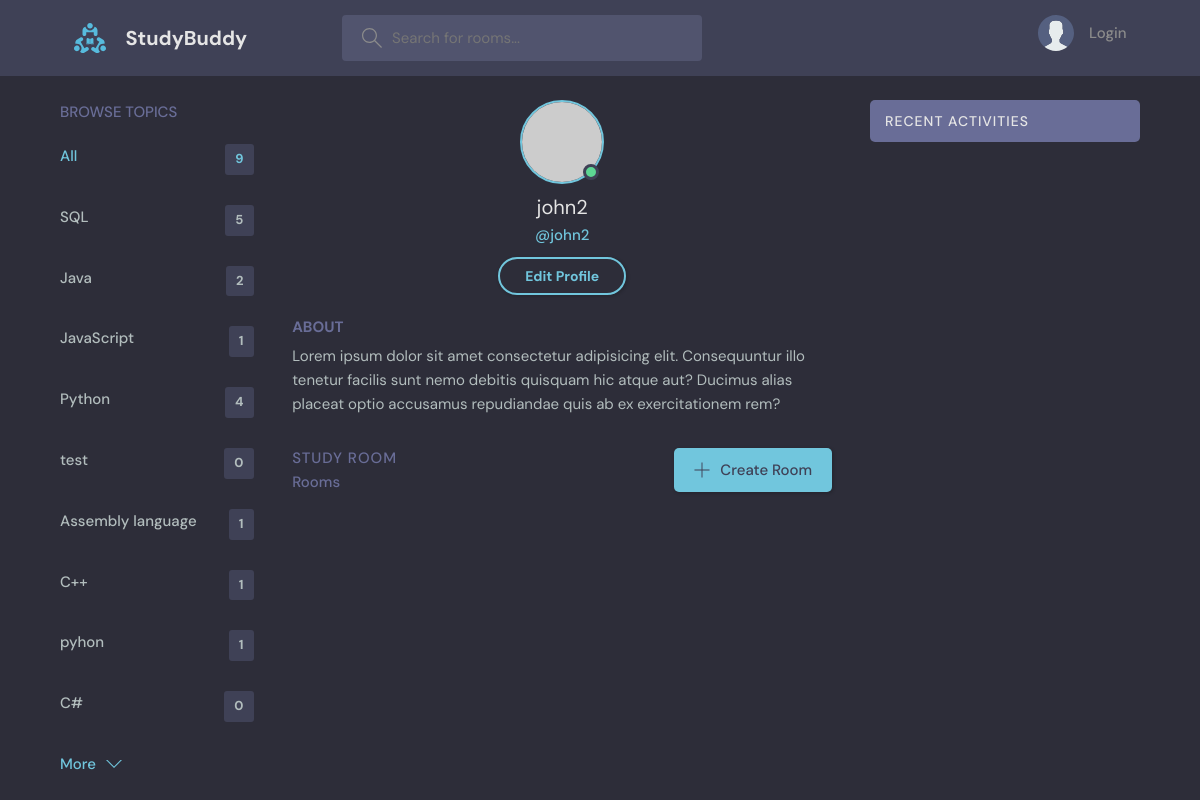
The page /profile/4/ on the database its author committed.
### baseapp/models.py (models this page shows, shortened)
class Topic(models.Model):
    name = models.CharField(max_length=255)

### baseapp/views.py (the view)
# urls.py: path("profile/<int:id>/", views.profile, name="profile"),
def profile(request, id):
    user = User.objects.get(id=id)
    rooms = user.room_set.all()
    room_message = user.message_set.all()
    topics = Topic.objects.all()
    context = {
        "user": user,
        "rooms": rooms,
        "topics": topics,
        "room_message": room_message
    }
    return render(request, "profile.html", context)

### baseapp/templates/profile.html
{% extends "main.html" %}
{% block content%}
  <main class="profile-page layout layout--3">
    <div class="container">
      {% include "topics_component.html" %}
      <div class="roomList">
        <div class="profile">
          <div class="profile__avatar">
            <div class="avatar avatar--large active">
              <img src="https://randomuser.me/api/portraits/men/11.jpg" />
            </div>
          </div>
          <div class="profile__info">
            <h3>{{user.username}}</h3>
            <p>@{{user.username}}</p>
            <a href="/profile-update" class="btn btn--main btn--pill">Edit Profile</a>
          </div>
          <div class="profile__about">
            <h3>About</h3>
            <p>
              Lorem ipsum dolor sit amet consectetur adipisicing elit. Consequuntur illo tenetur
              facilis sunt nemo debitis quisquam hic atque aut? Ducimus alias placeat optio
              accusamus repudiandae quis ab ex exercitationem rem?
            </p>
          </div>
        </div>
        {% include "feed_component.html" %}
      </div>
      {% include "activity_component.html" %}
    </div>
  </main>
{% endblock content %}

### baseapp/templates/topics_component.html
<div class="topics">
    <div class="topics__header">
      <h2>Browse Topics</h2>
    </div>
    <ul class="topics__list">
      <li>
        <a href="/" class="active">All <span>{{topics.count}}</span></a>
      </li>
        {% for topic in topics %}
          <li>
            <a href="?q={{topic.name}}">{{topic.name}}<span>{{topic.room_set.all.count}}</span></a>
          </li>
        {% endfor %}
    </ul>
    <a class="btn btn--link" href="topics.html">
      More
      <svg version="1.1" xmlns="http://www.w3.org/2000/svg" width="32" height="32" viewBox="0 0 32 32">
        <title>chevron-down</title>
        <path d="M16 21l-13-13h-3l16 16 16-16h-3l-13 13z"></path>
      </svg>
    </a>
</div>

### baseapp/static/styles/style.css (style rules this page uses)
:root { --color-main: #71c6dd; --color-main-light: #e1f6fb; --color-dark: #3f4156; --color-dark-medium: #51546e; --color-dark-light: #696d97; --color-light: #e5e5e5; --color-gray: #8b8b8b; --color-light-gray: #b2bdbd; --color-bg: #2d2d39; --color-success: #5dd693; --color-error: #fc4b0b; }
* { font-family: "DM Sans", -apple-system, BlinkMacSystemFont, "Segoe UI", Roboto, Oxygen, Ubuntu, Cantarell, "Open Sans", "Helvetica Neue", sans-serif; margin: 0; padding: 0; box-sizing: border-box; text-rendering: optimizeLegibility; font-size: inherit; }
html { font-size: 56.25%; }
@media only screen and (min-width: 1200px) { html { font-size: 62.5%; } }
body { line-height: 1.6; font-weight: 400; font-size: 1.5rem; color: var(--color-light-gray); background-color: var(--color-bg); min-height: 100vh; }
img { width: 100%; }
a { display: inline-block; color: var(--color-main); text-decoration: none; }
.container { max-width: 120rem; width: 90%; margin: auto; }
.btn { background-color: transparent; border: none; display: inline-flex; align-items: center; gap: 1rem; cursor: pointer; transition: all ease-in-out 0.3s; padding: 1rem 2rem; border-radius: 5px; box-shadow: 1px 1px 3px 1px rgba(0, 0, 0, 0.15); font-weight: 500; }
.btn--link { border-radius: 0; padding: 0; color: var(--color-main); box-shadow: none; }
.btn--main { background-color: var(--color-main); color: var(--color-dark); }
.btn > svg { fill: currentColor; width: 1.6rem; height: 1.6rem; }
.btn--pill { border-radius: 10rem; font-size: 1.4rem; font-weight: 700; padding: 6px 2.5rem; color: var(--color-main); background: transparent; border: 2px solid var(--color-main); }
.avatar { position: relative; display: inline-block; border-radius: 50%; border: 2px solid var(--color-main); }
.avatar img { display: block; border-radius: 50%; object-fit: cover; object-position: center; }
.avatar::after { content: ""; display: block; position: absolute; background-color: var(--color-gray); z-index: 111; border-radius: 50%; border: 0.3rem solid var(--color-dark); }
.avatar.active::after { background-color: var(--color-success); }
.avatar.avatar--large img { display: block; width: 8rem; height: 8rem; border-radius: 50%; }
.avatar.avatar--large:after { width: 1rem; height: 1rem; bottom: 2px; right: 3.5px; }
.layout { margin-top: 2.4rem; }
.layout > .container { display: flex; justify-content: space-between; align-items: flex-start; }
.layout--3 > .container > div:first-child { flex-basis: 18%; max-width: 22.5rem; }
.layout--3 > .container > div:nth-child(2) { flex-basis: 50%; }
.topics__header { margin-bottom: 2rem; }
.topics__header h2 { text-transform: uppercase; font-weight: 500; color: var(--color-dark-light); }
.topics__list { list-style: none; }
.topics__list li a { display: flex; justify-content: space-between; margin-bottom: 3rem; font-weight: 500; color: var(--color-light-gray); transition: all 0.3s ease-in-out; }
.topics__list li a.active, .topics__list li a:hover { color: var(--color-main); }
.topics__list li a span { padding: 0.5rem 1rem; background-color: var(--color-dark); border-radius: 3px; font-size: 1.3rem; font-weight: 700; letter-spacing: 1px; }
.profile { margin-bottom: 3rem; }
.profile__avatar { text-align: center; }
.profile__info { text-align: center; }
.profile__info h3 { font-size: 2rem; color: var(--color-light); font-weight: 400; }
.profile__info p { color: var(--color-main); font-weight: 500; margin-bottom: 1rem; }
.profile__about { margin-top: 2rem; }
.profile__about h3 { text-transform: uppercase; color: var(--color-dark-light); margin-bottom: 0.5rem; }

### rows shown on the page
Topic: name "SQL", room_set.all.count "5"
Topic: name "Java", room_set.all.count "2"
Topic: name "JavaScript", room_set.all.count "1"
Topic: name "Python", room_set.all.count "4"
Topic: name "test", room_set.all.count "0"
Topic: name "Assembly language", room_set.all.count "1"
Topic: name "C++", room_set.all.count "1"
Topic: name "pyhon", room_set.all.count "1"
Topic: name "C#", room_set.all.count "0"

### other values the page prints
{{ topics.count }} "9"
{{ user.username }} "john2"
